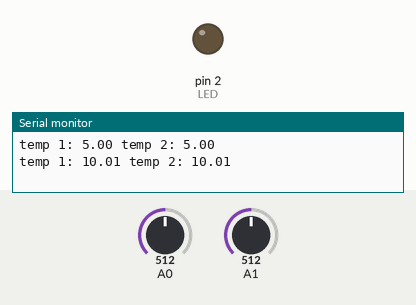
This program was run on a simulated Arduino Uno, built with avr-gcc and run on an emulated ATmega328P. Parts: output pins drawn as LEDs (lit = HIGH), the last lines printed to the serial monitor. Inputs (shaded band) come from the test bench; at power-on: A0 = 512, A1 = 512.

Above: at 2.3 s.
2.4 s: A0 set to 846
7.2 s: A0 set to 865
9.0 s: A0 set to 441
14.0 s: A0 set to 422
16.5 s: A0 set to 716
At 17.8 s:
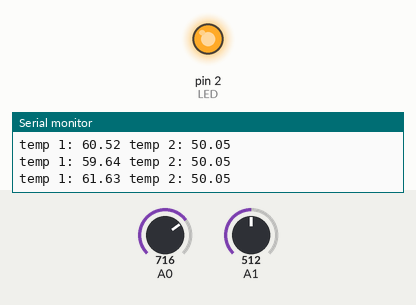
Timing chart, 0 to 27.0 s (numbered marks = the images above; inputs shaded):
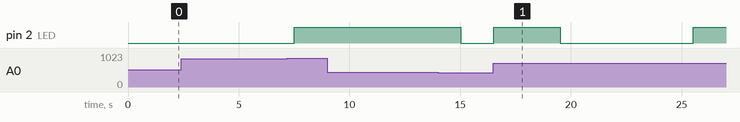

The program:

main.cpp
```cpp
#include <Arduino.h>
#include <Arduino_FreeRTOS.h>
#include <semphr.h>
#include "Sensor.h"

#define AdSize 2
#define LED 2

SemaphoreHandle_t mutexSerial ;
SemaphoreHandle_t mutexAd[2] ;
int adRead[] = {A0,A1};

Sensor* s1;
Sensor* s2;
Sensor** s[]={&s1,&s2};


void func(void * f);
void funcS1(void* f);
void funcS2(void* f);
void (*funcS[])(void*)={&funcS1,&funcS2};
void setup() {
  Serial.begin(9600);
  pinMode(LED,OUTPUT);
  mutexSerial = xSemaphoreCreateMutex();
  xSemaphoreGive(mutexSerial);
  for (size_t i = 0; i < AdSize; i++)
  {
    mutexAd[i] = xSemaphoreCreateMutex();
    xSemaphoreGive(mutexAd[i]);
    *s[i] = new Sensor(adRead[i],&mutexAd[i]);
    xTaskCreate(funcS[i], // Task function
              "Notification", // Task name
              128, // Stack size
              NULL,
              3, // Priority
              NULL ); // TaskHandle
  }

  xTaskCreate(func, // Task function
              "Notification", // Task name
              128, // Stack size
              NULL,
              3, // Priority
              NULL ); // TaskHandle

}

void loop() {

}
void func(void* f){
  while (true)
  {
    if( xSemaphoreTake(mutexSerial,(TickType_t)5)==pdTRUE){
      Serial.print("temp 1: ");
      Serial.print(s1->getMedia());
      Serial.print(" temp 2: ");
      Serial.println(s2->getMedia());
      xSemaphoreGive(mutexSerial);
      if(s2->diff(s1)>=10){
        digitalWrite(LED,HIGH);
      }else{
        digitalWrite(LED,LOW);
      }
    }
    vTaskDelay(100);
  }
}
void funcS1(void *f){
  s1->getVal();
}
void funcS2(void* f){
  s2->getVal();
}
```

Sensor.h
```cpp
#include <Arduino_FreeRTOS.h>
#include <semphr.h>
#include <Arduino.h>
#define vetSize 10
class Sensor
{
private:
    /* data */

    float vet[vetSize] = {0,0,0,0,0,0,0,0,0,0};
    SemaphoreHandle_t* mutex;
    int ad;
public:
    Sensor(int ad,SemaphoreHandle_t* mutex);
    ~Sensor();
    void getVal();
    float getMedia();
    float diff(Sensor *ss);
};
```

Sensor.cpp
```cpp
#include "Sensor.h"

Sensor::Sensor(int ad,SemaphoreHandle_t* mutex)
{
    this->ad=ad;
    this->mutex= mutex;
}

Sensor::~Sensor()
{
}

void Sensor::getVal(){
    int i =0;
    while (1)
    {
        if( xSemaphoreTake(*mutex,(TickType_t)5)==pdTRUE){
          vet[i] = (analogRead(ad)*100.00)/1023.00;
          xSemaphoreGive(*mutex);
        }
        vTaskDelay(100);
        i=(i+1)%vetSize;
    }

}
float Sensor::getMedia(){
    float media =0;
    if( xSemaphoreTake(*mutex,(TickType_t)5)==pdTRUE){
        for (size_t i = 0; i < vetSize; i++)
        {
            media+= vet[i];
        }
        xSemaphoreGive(*mutex);
    }
    return media/vetSize;
}
float Sensor::diff(Sensor* ss){
    float dif = ss->getMedia()-this->getMedia();
    return dif>0?dif:-dif;
}
```

Measured:
- after the input at 16.5 s, pin 2 (LED): LOW → HIGH at once, → LOW 3.0 s later, → HIGH 6.0 s later
